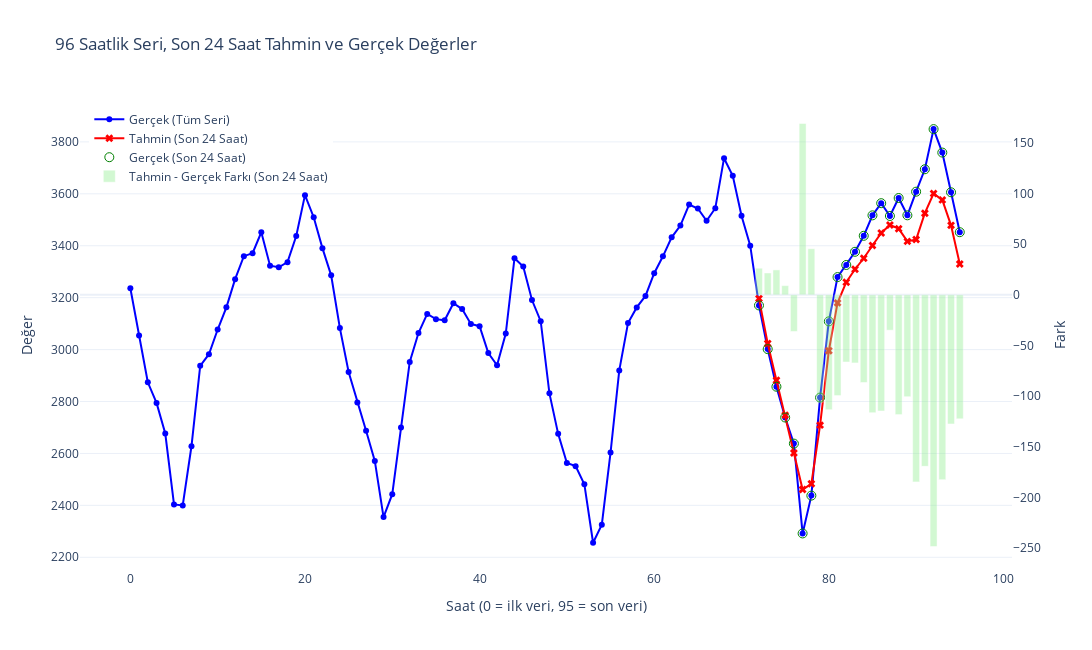

The notebook cell this image was saved under:
### Code cell
import plotly.graph_objs as go
import pandas as pd
import numpy as np

# df_final['data']: 96 veri
# df_result['gerçek']: son 24 saat (gerçek)
# df_result['Tahmin']: son 24 saat (tahmin)
# df_result['Fark']: tahmin - gerçek

# Tüm seriyi gösteren temel zaman dizisi (x ekseni)
time_index = np.arange(len(df_final['data']))

fig = go.Figure()

# 1. Tüm 96 seriyi (ham veri - mavi)
fig.add_trace(go.Scatter(
    x=time_index, y=df_final['data'],
    mode='lines+markers',
    name='Gerçek (Tüm Seri)',
    line=dict(color='blue'),
    marker=dict(size=6, color='blue')
))

# 2. Son 24 saat: Model tahmini (kırmızı çizgi)
fig.add_trace(go.Scatter(
    x=time_index[-24:], y=df_result['Tahmin'],
    mode='lines+markers',
    name='Tahmin (Son 24 Saat)',
    line=dict(color='red'),
    marker=dict(size=7, color='red', symbol='x')
))

# 3. Son 24 saat: Gerçek (yeşil noktalar)
fig.add_trace(go.Scatter(
    x=time_index[-24:], y=df_result['gerçek'],
    mode='markers',
    name='Gerçek (Son 24 Saat)',
    marker=dict(size=9, color='green', symbol='circle-open')
))

# 4. Dilerseniz: Farkı (tahmin-gerçek) çubuk grafik olarak göstermek için (opsiyonel)
fig.add_trace(go.Bar(
    x=time_index[-24:], y=df_result['Fark'],
    name='Tahmin - Gerçek Farkı (Son 24 Saat)',
    marker=dict(color='lightgreen'),
    opacity=0.4,
    yaxis='y2'
))

# İkincil y ekseni fark için
fig.update_layout(
    yaxis2=dict(
        overlaying='y',
        side='right',
        showgrid=False,
        title='Fark'
    ),
    title='96 Saatlik Seri, Son 24 Saat Tahmin ve Gerçek Değerler',
    xaxis_title='Saat (0 = ilk veri, 95 = son veri)',
    yaxis_title='Değer',
    legend=dict(x=0.01, y=0.99),
    width=1100,
    height=650,
    template='plotly_white'
)

fig.show()

### Figure 1 — Plotly figure (JSON) as saved in the notebook; plotly's stock layout.template omitted (floating-point values rounded to 4 significant figures)
{"data": [{"line": {"color": "blue"}, "marker": {"color": "blue", "size": 6}, "mode": "lines+markers", "name": "Gerçek (Tüm Seri)", "type": "scatter", "x": [0, 1, 2, 3, 4, 5, 6, 7, 8, 9, 10, 11, 12, 13, 14, 15, 16, 17, 18, 19, 20, 21, 22, 23, 24, 25, 26, 27, 28, 29, 30, 31, 32, 33, 34, 35, 36, 37, 38, 39, 40, 41, 42, 43, 44, 45, 46, 47, 48, 49, 50, 51, 52, 53, 54, 55, 56, 57, 58, 59, 60, 61, 62, 63, 64, 65, 66, 67, 68, 69, 70, 71, 72, 73, 74, 75, 76, 77, 78, 79, 80, 81, 82, 83, 84, 85, 86, 87, 88, 89, 90, 91, 92, 93, 94, 95], "y": [3236.0, 3054.0, 2874.0, 2794.0, 2677.0, 2404.0, 2399.0, 2628.0, 2938.0, 2982.0, 3077.0, 3163.0, 3271.0, 3360.0, 3371.0, 3452.0, 3323.0, 3317.0, 3337.0, 3437.0, 3595.0, 3510.0, 3391.0, 3286.0, 3083.0, 2914.0, 2796.0, 2687.0, 2571.0, 2355.0, 2443.0, 2700.0, 2952.0, 3064.0, 3138.0, 3117.0, 3113.0, 3178.0, 3156.0, 3099.0, 3090.0, 2986.0, 2940.0, 3062.0, 3352.0, 3320.0, 3191.0, 3110.0, 2831.0, 2675.0, 2563.0, 2551.0, 2481.0, 2256.0, 2326.0, 2603.0, 2920.0, 3102.0, 3162.0, 3207.0, 3294.0, 3359.0, 3432.0, 3478.0, 3558.0, 3544.0, 3496.0, 3545.0, 3737.0, 3669.0, 3516.0, 3400.0, 3170.0, 3002.0, 2857.0, 2738.0, 2638.0, 2292.0, 2438.0, 2815.0, 3109.0, 3279.0, 3326.0, 3377.0, 3438.0, 3517.0, 3564.0, 3515.0, 3584.0, 3517.0, 3608.0, 3695.0, 3849.0, 3759.0, 3606.0, 3452.0]}, {"line": {"color": "red"}, "marker": {"color": "red", "size": 7, "symbol": "x"}, "mode": "lines+markers", "name": "Tahmin (Son 24 Saat)", "type": "scatter", "x": [72, 73, 74, 75, 76, 77, 78, 79, 80, 81, 82, 83, 84, 85, 86, 87, 88, 89, 90, 91, 92, 93, 94, 95], "y": [3196.0, 3023.0, 2882.0, 2748.0, 2602.0, 2461.0, 2483.0, 2709.0, 2995.0, 3180.0, 3260.0, 3310.0, 3352.0, 3401.0, 3449.0, 3480.0, 3466.0, 3417.0, 3424.0, 3525.0, 3601.0, 3577.0, 3479.0, 3330.0]}, {"marker": {"color": "green", "size": 9, "symbol": "circle-open"}, "mode": "markers", "name": "Gerçek (Son 24 Saat)", "type": "scatter", "x": [72, 73, 74, 75, 76, 77, 78, 79, 80, 81, 82, 83, 84, 85, 86, 87, 88, 89, 90, 91, 92, 93, 94, 95], "y": [3170.0, 3002.0, 2857.0, 2738.0, 2638.0, 2292.0, 2438.0, 2815.0, 3109.0, 3279.0, 3326.0, 3377.0, 3438.0, 3517.0, 3564.0, 3515.0, 3584.0, 3517.0, 3608.0, 3695.0, 3849.0, 3759.0, 3606.0, 3452.0]}, {"marker": {"color": "lightgreen"}, "name": "Tahmin - Gerçek Farkı (Son 24 Saat)", "opacity": 0.4, "type": "bar", "x": [72, 73, 74, 75, 76, 77, 78, 79, 80, 81, 82, 83, 84, 85, 86, 87, 88, 89, 90, 91, 92, 93, 94, 95], "y": [26.3, 21.6, 24.61, 9.104, -36.13, 169.0, 45.47, -106.1, -113.3, -99.35, -66.26, -67.17, -86.43, -116.3, -114.6, -34.84, -118.1, -100.5, -184.5, -169.1, -248.2, -182.3, -127.4, -122.3], "yaxis": "y2"}], "layout": {"height": 650, "legend": {"x": 0.01, "y": 0.99}, "title": {"text": "96 Saatlik Seri, Son 24 Saat Tahmin ve Gerçek Değerler"}, "width": 1100, "xaxis": {"autorange": true, "range": [-5.763, 101.0], "title": {"text": "Saat (0 = ilk veri, 95 = son veri)"}, "type": "linear"}, "yaxis": {"autorange": true, "range": [2151.0, 3961.0], "title": {"text": "Değer"}, "type": "linear"}, "yaxis2": {"autorange": true, "overlaying": "y", "range": [-271.4, 192.2], "showgrid": false, "side": "right", "title": {"text": "Fark"}, "type": "linear"}}}
